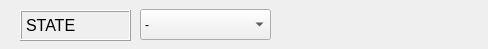
<?xml version="1.0" encoding="UTF-8"?>
<ui version="4.0">
 <class>Form</class>
 <widget class="QWidget" name="Form">
  <property name="geometry">
   <rect>
    <x>0</x>
    <y>0</y>
    <width>488</width>
    <height>49</height>
   </rect>
  </property>
  <property name="windowTitle">
   <string>Form</string>
  </property>
  <widget class="QLabel" name="state">
   <property name="geometry">
    <rect>
     <x>20</x>
     <y>10</y>
     <width>111</width>
     <height>31</height>
    </rect>
   </property>
   <property name="sizePolicy">
    <sizepolicy hsizetype="Preferred" vsizetype="Fixed">
     <horstretch>0</horstretch>
     <verstretch>1</verstretch>
    </sizepolicy>
   </property>
   <property name="minimumSize">
    <size>
     <width>110</width>
     <height>30</height>
    </size>
   </property>
   <property name="baseSize">
    <size>
     <width>110</width>
     <height>30</height>
    </size>
   </property>
   <property name="font">
    <font>
     <pointsize>12</pointsize>
    </font>
   </property>
   <property name="frameShape">
    <enum>QFrame::Box</enum>
   </property>
   <property name="frameShadow">
    <enum>QFrame::Raised</enum>
   </property>
   <property name="text">
    <string>STATE</string>
   </property>
   <property name="alignment">
    <set>Qt::AlignLeading|Qt::AlignLeft|Qt::AlignVCenter</set>
   </property>
  </widget>
  <widget class="QComboBox" name="state_action">
   <property name="geometry">
    <rect>
     <x>140</x>
     <y>9</y>
     <width>131</width>
     <height>31</height>
    </rect>
   </property>
   <item>
    <property name="text">
     <string>-</string>
    </property>
   </item>
   <item>
    <property name="text">
     <string>INIT</string>
    </property>
   </item>
   <item>
    <property name="text">
     <string>ENABLE</string>
    </property>
   </item>
   <item>
    <property name="text">
     <string>DISABLE</string>
    </property>
   </item>
   <item>
    <property name="text">
     <string>RESET</string>
    </property>
   </item>
  </widget>
 </widget>
 <resources/>
 <connections/>
</ui>
